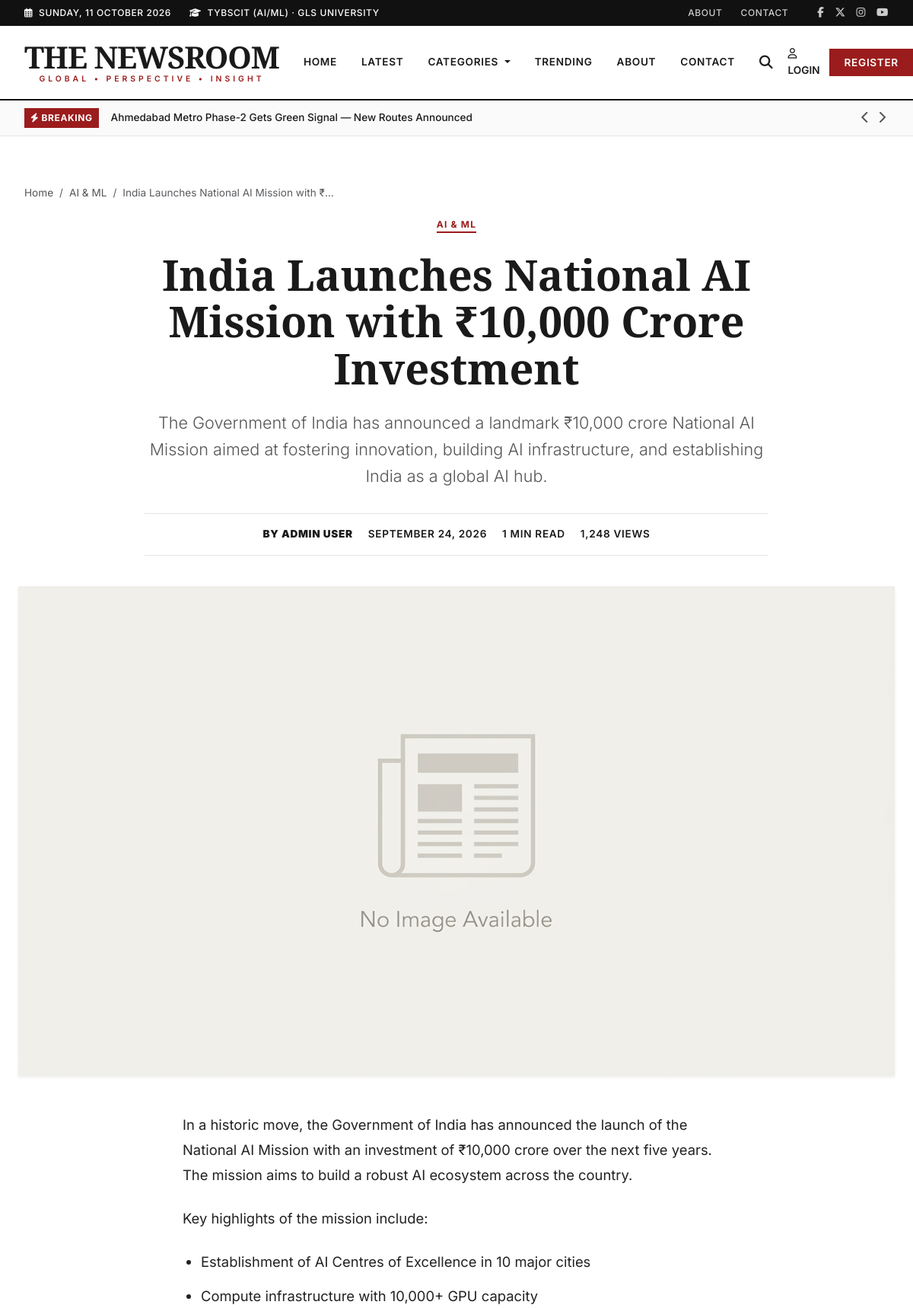
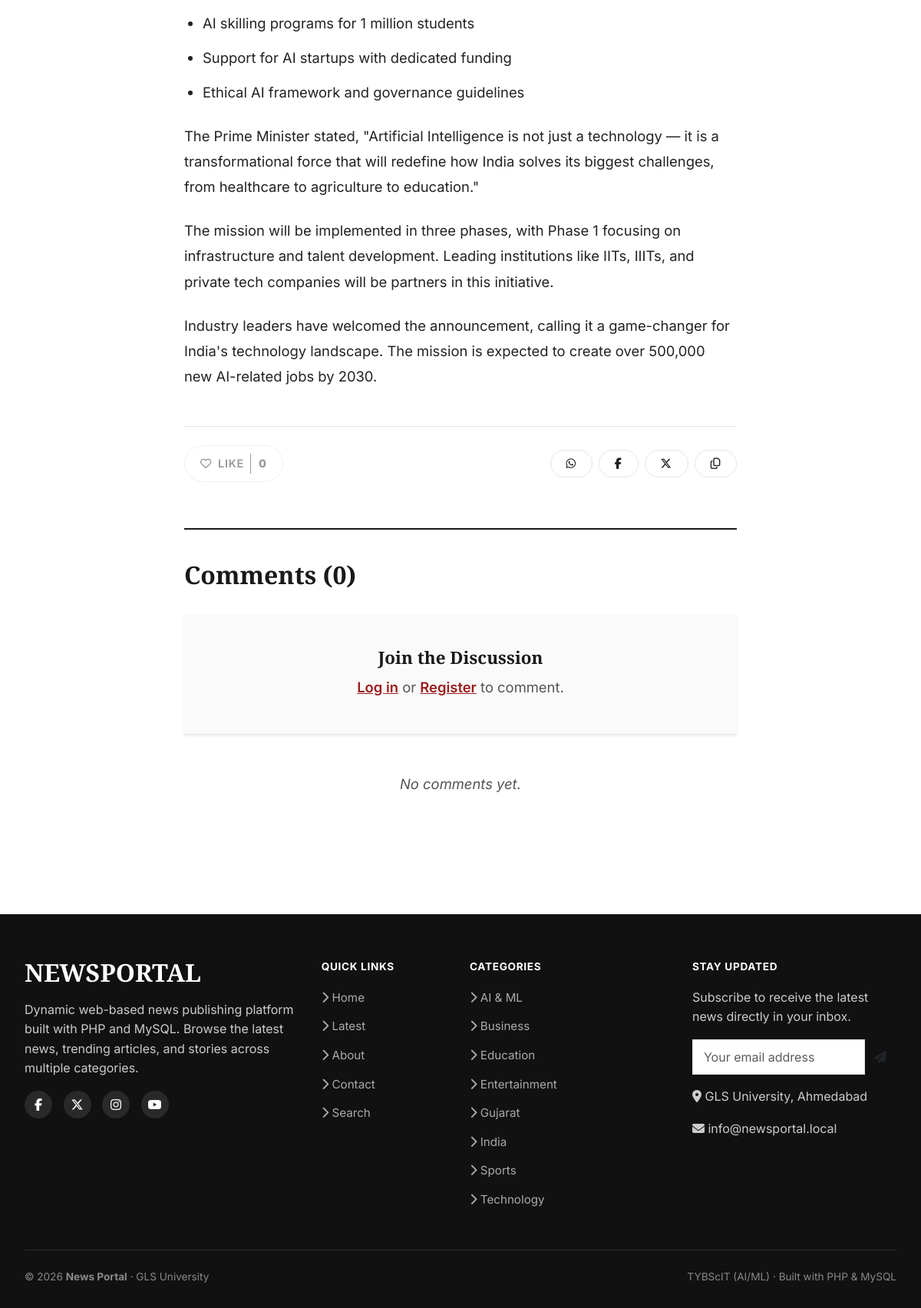
The page /news.php?slug=india-launches-national-ai-mission on the database its author committed (2 pictures, top to bottom).
### tables this page shows
CREATE TABLE IF NOT EXISTS `news` (
    `id`                INT UNSIGNED    NOT NULL AUTO_INCREMENT,
    `category_id`       INT UNSIGNED    NOT NULL,
    `author_id`         INT UNSIGNED    NOT NULL,
    `title`             VARCHAR(255)    NOT NULL,
    `slug`              VARCHAR(280)    NOT NULL,
    `short_description` VARCHAR(500)    NOT NULL,
    `content`           LONGTEXT        NOT NULL,
    `featured_image`    VARCHAR(255)    DEFAULT NULL,
    `status`            ENUM('draft', 'published', 'archived') NOT NULL DEFAULT 'draft',
    `is_featured`       TINYINT(1)      NOT NULL DEFAULT 0,
    `is_breaking`       TINYINT(1)      NOT NULL DEFAULT 0,
    `views`             INT UNSIGNED    NOT NULL DEFAULT 0,
    `published_at`      DATETIME        DEFAULT NULL,
    `created_at`        DATETIME        NOT NULL DEFAULT CURRENT_TIMESTAMP,
    `updated_at`        DATETIME        NOT NULL DEFAULT CURRENT_TIMESTAMP ON UPDATE CURRENT_TIMESTAMP,

    PRIMARY KEY (`id`),
    UNIQUE KEY `uk_news_slug` (`slug`),
    INDEX `idx_news_status_published` (`status`, `published_at`),
    INDEX `idx_news_category` (`category_id`),
    INDEX `idx_news_author` (`author_id`),
    INDEX `idx_news_featured` (`is_featured`),
    INDEX `idx_news_breaking` (`is_breaking`),
    INDEX `idx_news_views` (`views`),

    CONSTRAINT `fk_news_category`
        FOREIGN KEY (`category_id`) REFERENCES `categories` (`id`)
        ON DELETE RESTRICT ON UPDATE CASCADE,

    CONSTRAINT `fk_news_author`
        FOREIGN KEY (`author_id`) REFERENCES `users` (`id`)
        ON DELETE RESTRICT ON UPDATE CASCADE
);

CREATE TABLE IF NOT EXISTS `categories` (
    `id`            INT UNSIGNED    NOT NULL AUTO_INCREMENT,
    `name`          VARCHAR(100)    NOT NULL,
    `slug`          VARCHAR(120)    NOT NULL,
    `description`   TEXT            DEFAULT NULL,
    `status`        ENUM('active', 'inactive') NOT NULL DEFAULT 'active',
    `created_at`    DATETIME        NOT NULL DEFAULT CURRENT_TIMESTAMP,
    `updated_at`    DATETIME        NOT NULL DEFAULT CURRENT_TIMESTAMP ON UPDATE CURRENT_TIMESTAMP,

    PRIMARY KEY (`id`),
    UNIQUE KEY `uk_categories_name` (`name`),
    UNIQUE KEY `uk_categories_slug` (`slug`)
);

CREATE TABLE IF NOT EXISTS `users` (
    `id`            INT UNSIGNED    NOT NULL AUTO_INCREMENT,
    `name`          VARCHAR(100)    NOT NULL,
    `email`         VARCHAR(255)    NOT NULL,
    `password`      VARCHAR(255)    NOT NULL COMMENT 'Stored via password_hash(PASSWORD_DEFAULT)',
    `role`          ENUM('admin', 'editor', 'user') NOT NULL DEFAULT 'user',
    `profile_image` VARCHAR(255)    DEFAULT NULL,
    `status`        ENUM('active', 'inactive') NOT NULL DEFAULT 'active',
    `created_at`    DATETIME        NOT NULL DEFAULT CURRENT_TIMESTAMP,
    `updated_at`    DATETIME        NOT NULL DEFAULT CURRENT_TIMESTAMP ON UPDATE CURRENT_TIMESTAMP,

    PRIMARY KEY (`id`),
    UNIQUE KEY `uk_users_email` (`email`)
);

### news.php (the view, shortened to what the rows shown need)
<?php
require_once __DIR__ . '/includes/functions.php';
$slug = $_GET['slug'] ?? '';
try {
    $pdo = connectDB();
    $sql = "SELECT n.*, c.name as category_name, c.slug as category_slug, u.name as author_name
            FROM news n
            JOIN categories c ON n.category_id = c.id
            JOIN users u ON n.author_id = u.id
            WHERE n.slug = :slug AND n.status = 'published'";
    $stmt = $pdo->prepare($sql);
    $stmt->execute(['slug' => $slug]);
    $article = $stmt->fetch();
    $article['views']++;
    $commentsSql = "SELECT c.*, u.name as user_name
                    FROM comments c
                    JOIN users u ON c.user_id = u.id
                    WHERE c.news_id = :id AND c.status = 'approved'
                    ORDER BY c.created_at DESC";
    $commentsStmt = $pdo->prepare($commentsSql);
    $commentsStmt->execute(['id' => $article['id']]);
    $comments = $commentsStmt->fetchAll();
} catch (Exception $e) {
    setFlashMessage("An error occurred while loading the article.", "error");
    redirect('index.php');
    exit;
}
require_once __DIR__ . '/includes/header.php';
require_once __DIR__ . '/includes/navbar.php';
$allowedTags = '<p><br><strong><em><b><i><h2><h3><h4><ul><ol><li><blockquote><a>';
$safeContent = strip_tags($article['content'], $allowedTags);
?>
<main class="py-5" style="background-color: var(--white);">
    <div class="container">
        <nav aria-label="breadcrumb" class="mb-3">
            <ol class="breadcrumb" style="font-size: 0.85rem;">
                <li class="breadcrumb-item"><a href="<?= url('index.php') ?>" class="text-muted">Home</a></li>
                <li class="breadcrumb-item"><a href="<?= buildUrl('category.php', ['slug' => $article['category_slug']]) ?>" class="text-muted"><?= e($article['category_name']) ?></a></li>
                <li class="breadcrumb-item active text-truncate" style="max-width: 300px;" aria-current="page"><?= e($article['title']) ?></li>
            </ol>
        </nav>
        <div class="article-header">
            <a href="<?= buildUrl('category.php', ['slug' => $article['category_slug']]) ?>" class="category-badge mb-4">
                <?= e($article['category_name']) ?>
            </a>
            <h1 class="article-title">
                <?= e($article['title']) ?>
            </h1>
            <?php if (!empty($article['short_description'])): ?>
                <p class="article-lead">
                    <?= e($article['short_description']) ?>
                </p>
            <?php endif; ?>
            <div class="article-meta justify-content-center">
                <span><strong>By <?= e($article['author_name']) ?></strong></span>
                <span><?= formatDate($article['published_at'], 'F j, Y') ?></span>
                <span><?= calculateReadingTime($article['content']) ?></span>
                <span><?= number_format($article['views']) ?> views</span>
            </div>
        </div>
    </div>
    <div class="container">
        <div class="row">
            <div class="col-lg-8 mx-auto" style="max-width: 820px;">
                <div class="article-body">
                    <?= $safeContent ?>
                    <div class="mt-5 pt-4 d-flex align-items-center justify-content-between flex-wrap" style="border-top: 1px solid var(--line);">
                        <div>
                        </div>
                        <div class="d-flex gap-2">
                        </div>
                    </div>
                    <div id="comments" class="comments-section">
                        <h4 class="comments-title">Comments (<?= count($comments) ?>)</h4>
                        <div class="comment-card shadow-sm" style="background: var(--paper);">
                        </div>
                        <div class="mt-5">
                        </div>
                    </div>
                </div>
            </div>
        </div>
    </div>
</main>
<?php
require_once __DIR__ . '/includes/footer.php';
?>

### includes/navbar.php (shortened to what the rows shown need)
<?php
$breakingNews = [];
try {
    $pdo = connectDB();
    $stmt = $pdo->query("SELECT name, slug FROM categories WHERE status = 'active' ORDER BY name ASC");
    $navCategories = $stmt->fetchAll();
    $breakStmt = $pdo->query("SELECT title, slug FROM news WHERE status = 'published' AND is_breaking = 1 ORDER BY published_at DESC LIMIT 5");
    $breakingNews = $breakStmt->fetchAll();
} catch (Exception $e) {
    $navCategories = [];
    $breakingNews = [];
}
?>
<?php if (!empty($breakingNews)): ?>
<div class="breaking-bar" role="region" aria-label="Breaking News">
    <div class="container">
        <span class="breaking-label">
            <i class="fas fa-bolt" aria-hidden="true"></i> BREAKING
        </span>
        <div class="breaking-text" id="breakingText" aria-live="polite">
            <a href="<?= buildUrl('news.php', ['slug' => $breakingNews[0]['slug']]) ?>">
                <?= e($breakingNews[0]['title']) ?>
            </a>
        </div>
        <?php if (count($breakingNews) > 1): ?>
        <div class="breaking-nav">
            <button type="button" id="breakingPrev" aria-label="Previous breaking story"><i class="fas fa-chevron-left" aria-hidden="true"></i></button>
            <button type="button" id="breakingNext" aria-label="Next breaking story"><i class="fas fa-chevron-right" aria-hidden="true"></i></button>
        </div>
        <?php endif; ?>
    </div>
</div>
<?php endif; ?>

### includes/footer.php (shortened to what the rows shown need)
<footer class="site-footer">
    <div class="container">
        <div class="row g-4">
            <div class="col-lg-3 col-md-6">
                <ul class="footer-links">
                    <?php if (!empty($navCategories)): ?>
                        <?php foreach (array_slice($navCategories, 0, 8) as $cat): ?>
                            <li>
                                <a href="<?= buildUrl('category.php', ['slug' => $cat['slug']]) ?>">
                                    <i class="fas fa-chevron-right"></i> <?= e($cat['name']) ?>
                                </a>
                            </li>
                        <?php endforeach; ?>
                    <?php endif; ?>
                </ul>
            </div>
        </div>
    </div>
</footer>
</body>
</html>

### rows shown on the page
news: title "Ahmedabad Metro Phase-2 Gets Green Signal — New Routes Announced"
news: category.name "AI & ML", title "India Launches National AI Mission with ₹…", title "India Launches National AI Mission with ₹10,000 Crore Investment", short_description "The Government of India has announced a landmark ₹10,000 crore National AI Mission aimed at fostering innovation, building AI infrastructure, and establishing India as a global AI hub.", author.name "ADMIN USER", published_at "SEPTEMBER 24, 2026", content "1 MIN READ", content "In a historic move, the Government of India has announced the launch of the National AI Mission with an investment of ₹10,000 crore over the next five years. The mission aims to build a robust AI ecosystem across the country. Key highlights of the mission include: Establishment of AI Centres of Excellence in 10 major cities Compute infrastructure with 10,000+ GPU capacity AI skilling programs for 1 million students Support for AI startups with dedicated funding Ethical AI framework and governance guidelines The Prime Minister stated, \"Artificial Intelligence is not just a technology — it is a transformational force that will redefine how India solves its biggest challenges, from healthcare…"
categories: name "AI & ML"
categories: name "Business"
categories: name "Education"
categories: name "Entertainment"
categories: name "Gujarat"
categories: name "India"
categories: name "Sports"
categories: name "Technology"

### other values the page prints
$article['views'] "1,248"
$likeCount "0"
count($comments) "0"
APP_NAME "News Portal"
